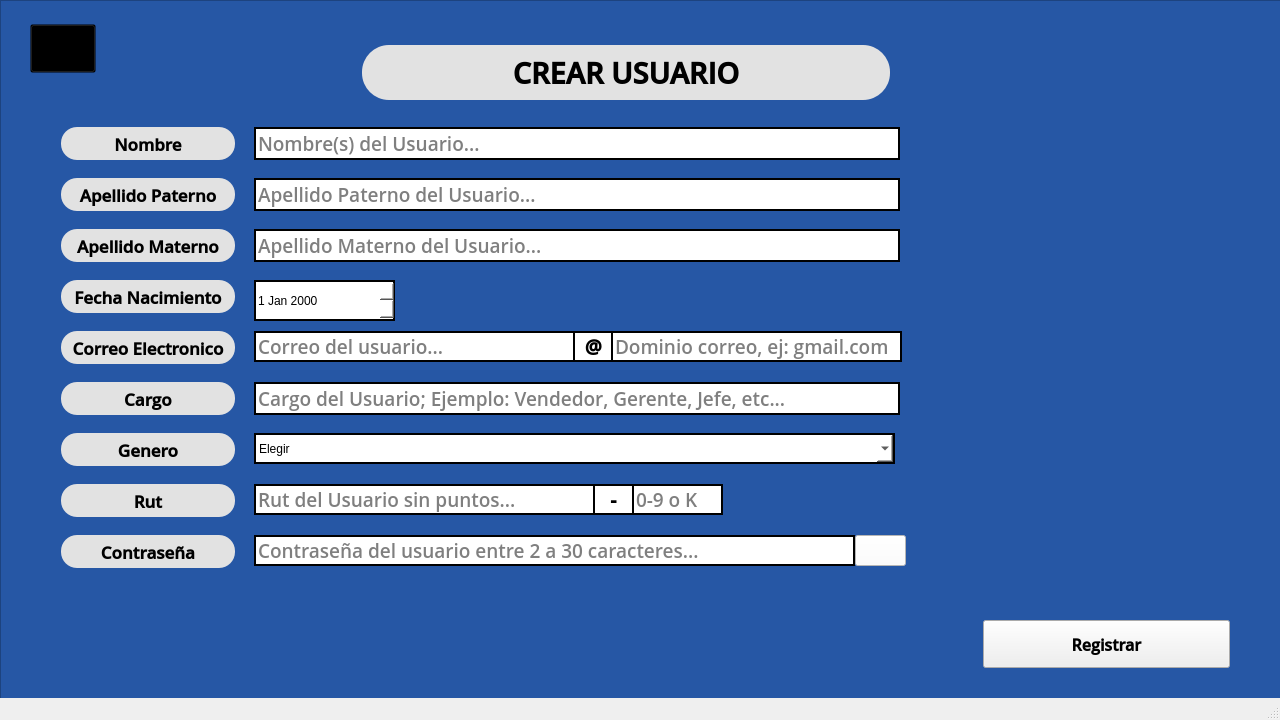
<?xml version="1.0" encoding="UTF-8"?>
<ui version="4.0">
 <class>MainWindow</class>
 <widget class="QMainWindow" name="MainWindow">
  <property name="geometry">
   <rect>
    <x>0</x>
    <y>0</y>
    <width>1280</width>
    <height>720</height>
   </rect>
  </property>
  <property name="minimumSize">
   <size>
    <width>1280</width>
    <height>720</height>
   </size>
  </property>
  <property name="maximumSize">
   <size>
    <width>1280</width>
    <height>720</height>
   </size>
  </property>
  <property name="windowTitle">
   <string>MainWindow</string>
  </property>
  <widget class="QWidget" name="centralwidget">
   <widget class="QFrame" name="frame">
    <property name="geometry">
     <rect>
      <x>0</x>
      <y>0</y>
      <width>1291</width>
      <height>701</height>
     </rect>
    </property>
    <property name="minimumSize">
     <size>
      <width>1291</width>
      <height>701</height>
     </size>
    </property>
    <property name="maximumSize">
     <size>
      <width>1291</width>
      <height>701</height>
     </size>
    </property>
    <property name="styleSheet">
     <string notr="true">background-color: rgb(38, 87, 165);</string>
    </property>
    <property name="frameShape">
     <enum>QFrame::StyledPanel</enum>
    </property>
    <property name="frameShadow">
     <enum>QFrame::Raised</enum>
    </property>
    <widget class="QLabel" name="label">
     <property name="geometry">
      <rect>
       <x>362</x>
       <y>45</y>
       <width>528</width>
       <height>55</height>
      </rect>
     </property>
     <property name="font">
      <font>
       <family>Open Sans Semibold</family>
       <pointsize>22</pointsize>
       <weight>75</weight>
       <bold>true</bold>
      </font>
     </property>
     <property name="styleSheet">
      <string notr="true">background-color: rgb(226, 226, 226);
border-radius: 27px;</string>
     </property>
     <property name="text">
      <string>CREAR USUARIO</string>
     </property>
     <property name="alignment">
      <set>Qt::AlignCenter</set>
     </property>
    </widget>
    <widget class="QPushButton" name="btnAtras">
     <property name="geometry">
      <rect>
       <x>30</x>
       <y>24</y>
       <width>66</width>
       <height>49</height>
      </rect>
     </property>
     <property name="cursor">
      <cursorShape>PointingHandCursor</cursorShape>
     </property>
     <property name="focusPolicy">
      <enum>Qt::StrongFocus</enum>
     </property>
     <property name="styleSheet">
      <string notr="true">background-color: rgba(0,0,0,0);</string>
     </property>
     <property name="text">
      <string/>
     </property>
    </widget>
    <widget class="QLabel" name="label_6">
     <property name="geometry">
      <rect>
       <x>30</x>
       <y>24</y>
       <width>66</width>
       <height>49</height>
      </rect>
     </property>
     <property name="font">
      <font>
       <family>Open Sans Semibold</family>
       <pointsize>22</pointsize>
       <weight>75</weight>
       <bold>true</bold>
      </font>
     </property>
     <property name="styleSheet">
      <string notr="true"/>
     </property>
     <property name="text">
      <string/>
     </property>
     <property name="pixmap">
      <pixmap>../imagenes/Logo Atras.png</pixmap>
     </property>
     <property name="alignment">
      <set>Qt::AlignCenter</set>
     </property>
    </widget>
    <widget class="QLabel" name="label_7">
     <property name="geometry">
      <rect>
       <x>61</x>
       <y>127</y>
       <width>174</width>
       <height>33</height>
      </rect>
     </property>
     <property name="font">
      <font>
       <family>Open Sans Semibold</family>
       <pointsize>13</pointsize>
       <weight>75</weight>
       <bold>true</bold>
      </font>
     </property>
     <property name="styleSheet">
      <string notr="true">background-color: rgb(226, 226, 226);
border-radius: 16px;</string>
     </property>
     <property name="text">
      <string>Nombre</string>
     </property>
     <property name="alignment">
      <set>Qt::AlignCenter</set>
     </property>
    </widget>
    <widget class="QLabel" name="label_8">
     <property name="geometry">
      <rect>
       <x>360</x>
       <y>130</y>
       <width>533</width>
       <height>503</height>
      </rect>
     </property>
     <property name="font">
      <font>
       <family>Open Sans Semibold</family>
       <pointsize>22</pointsize>
       <weight>75</weight>
       <bold>true</bold>
      </font>
     </property>
     <property name="styleSheet">
      <string notr="true"/>
     </property>
     <property name="text">
      <string/>
     </property>
     <property name="pixmap">
      <pixmap>../imagenes/Icono Fondo.png</pixmap>
     </property>
     <property name="alignment">
      <set>Qt::AlignCenter</set>
     </property>
    </widget>
    <widget class="QLineEdit" name="lineEdit">
     <property name="geometry">
      <rect>
       <x>254</x>
       <y>127</y>
       <width>646</width>
       <height>33</height>
      </rect>
     </property>
     <property name="font">
      <font>
       <family>Open Sans Semibold</family>
       <pointsize>14</pointsize>
      </font>
     </property>
     <property name="styleSheet">
      <string notr="true">border: 2px solid #000000;
background-color: rgb(255, 255, 255);</string>
     </property>
     <property name="text">
      <string/>
     </property>
     <property name="placeholderText">
      <string>Nombre(s) del Usuario...</string>
     </property>
    </widget>
    <widget class="QLabel" name="label_9">
     <property name="geometry">
      <rect>
       <x>61</x>
       <y>178</y>
       <width>174</width>
       <height>33</height>
      </rect>
     </property>
     <property name="font">
      <font>
       <family>Open Sans Semibold</family>
       <pointsize>13</pointsize>
       <weight>75</weight>
       <bold>true</bold>
      </font>
     </property>
     <property name="styleSheet">
      <string notr="true">background-color: rgb(226, 226, 226);
border-radius: 16px;</string>
     </property>
     <property name="text">
      <string>Apellido Paterno</string>
     </property>
     <property name="alignment">
      <set>Qt::AlignCenter</set>
     </property>
    </widget>
    <widget class="QLineEdit" name="lineEdit_2">
     <property name="geometry">
      <rect>
       <x>254</x>
       <y>178</y>
       <width>646</width>
       <height>33</height>
      </rect>
     </property>
     <property name="font">
      <font>
       <family>Open Sans Semibold</family>
       <pointsize>14</pointsize>
      </font>
     </property>
     <property name="styleSheet">
      <string notr="true">border: 2px solid #000000;
background-color: rgb(255, 255, 255);</string>
     </property>
     <property name="text">
      <string/>
     </property>
     <property name="placeholderText">
      <string>Apellido Paterno del Usuario...</string>
     </property>
    </widget>
    <widget class="QLabel" name="label_10">
     <property name="geometry">
      <rect>
       <x>61</x>
       <y>229</y>
       <width>174</width>
       <height>33</height>
      </rect>
     </property>
     <property name="font">
      <font>
       <family>Open Sans Semibold</family>
       <pointsize>13</pointsize>
       <weight>75</weight>
       <bold>true</bold>
      </font>
     </property>
     <property name="styleSheet">
      <string notr="true">background-color: rgb(226, 226, 226);
border-radius: 16px;</string>
     </property>
     <property name="text">
      <string>Apellido Materno</string>
     </property>
     <property name="alignment">
      <set>Qt::AlignCenter</set>
     </property>
    </widget>
    <widget class="QLabel" name="label_11">
     <property name="geometry">
      <rect>
       <x>61</x>
       <y>280</y>
       <width>174</width>
       <height>33</height>
      </rect>
     </property>
     <property name="font">
      <font>
       <family>Open Sans Semibold</family>
       <pointsize>13</pointsize>
       <weight>75</weight>
       <bold>true</bold>
      </font>
     </property>
     <property name="styleSheet">
      <string notr="true">background-color: rgb(226, 226, 226);
border-radius: 16px;</string>
     </property>
     <property name="text">
      <string>Fecha Nacimiento</string>
     </property>
     <property name="alignment">
      <set>Qt::AlignCenter</set>
     </property>
    </widget>
    <widget class="QLabel" name="label_12">
     <property name="geometry">
      <rect>
       <x>61</x>
       <y>331</y>
       <width>174</width>
       <height>33</height>
      </rect>
     </property>
     <property name="font">
      <font>
       <family>Open Sans Semibold</family>
       <pointsize>13</pointsize>
       <weight>75</weight>
       <bold>true</bold>
      </font>
     </property>
     <property name="styleSheet">
      <string notr="true">background-color: rgb(226, 226, 226);
border-radius: 16px;</string>
     </property>
     <property name="text">
      <string>Correo Electronico</string>
     </property>
     <property name="alignment">
      <set>Qt::AlignCenter</set>
     </property>
    </widget>
    <widget class="QLabel" name="label_13">
     <property name="geometry">
      <rect>
       <x>61</x>
       <y>382</y>
       <width>174</width>
       <height>33</height>
      </rect>
     </property>
     <property name="font">
      <font>
       <family>Open Sans Semibold</family>
       <pointsize>13</pointsize>
       <weight>75</weight>
       <bold>true</bold>
      </font>
     </property>
     <property name="styleSheet">
      <string notr="true">background-color: rgb(226, 226, 226);
border-radius: 16px;</string>
     </property>
     <property name="text">
      <string>Cargo</string>
     </property>
     <property name="alignment">
      <set>Qt::AlignCenter</set>
     </property>
    </widget>
    <widget class="QLabel" name="label_14">
     <property name="geometry">
      <rect>
       <x>61</x>
       <y>433</y>
       <width>174</width>
       <height>33</height>
      </rect>
     </property>
     <property name="font">
      <font>
       <family>Open Sans Semibold</family>
       <pointsize>13</pointsize>
       <weight>75</weight>
       <bold>true</bold>
      </font>
     </property>
     <property name="styleSheet">
      <string notr="true">background-color: rgb(226, 226, 226);
border-radius: 16px;</string>
     </property>
     <property name="text">
      <string>Genero</string>
     </property>
     <property name="alignment">
      <set>Qt::AlignCenter</set>
     </property>
    </widget>
    <widget class="QLabel" name="label_15">
     <property name="geometry">
      <rect>
       <x>61</x>
       <y>484</y>
       <width>174</width>
       <height>33</height>
      </rect>
     </property>
     <property name="font">
      <font>
       <family>Open Sans Semibold</family>
       <pointsize>13</pointsize>
       <weight>75</weight>
       <bold>true</bold>
      </font>
     </property>
     <property name="styleSheet">
      <string notr="true">background-color: rgb(226, 226, 226);
border-radius: 16px;</string>
     </property>
     <property name="text">
      <string>Rut</string>
     </property>
     <property name="alignment">
      <set>Qt::AlignCenter</set>
     </property>
    </widget>
    <widget class="QLabel" name="label_16">
     <property name="geometry">
      <rect>
       <x>61</x>
       <y>535</y>
       <width>174</width>
       <height>33</height>
      </rect>
     </property>
     <property name="font">
      <font>
       <family>Open Sans Semibold</family>
       <pointsize>13</pointsize>
       <weight>75</weight>
       <bold>true</bold>
      </font>
     </property>
     <property name="styleSheet">
      <string notr="true">background-color: rgb(226, 226, 226);
border-radius: 16px;</string>
     </property>
     <property name="text">
      <string>Contraseña</string>
     </property>
     <property name="alignment">
      <set>Qt::AlignCenter</set>
     </property>
    </widget>
    <widget class="QLineEdit" name="lineEdit_3">
     <property name="geometry">
      <rect>
       <x>254</x>
       <y>229</y>
       <width>646</width>
       <height>33</height>
      </rect>
     </property>
     <property name="font">
      <font>
       <family>Open Sans Semibold</family>
       <pointsize>14</pointsize>
      </font>
     </property>
     <property name="styleSheet">
      <string notr="true">border: 2px solid #000000;
background-color: rgb(255, 255, 255);</string>
     </property>
     <property name="text">
      <string/>
     </property>
     <property name="placeholderText">
      <string>Apellido Materno del Usuario...</string>
     </property>
    </widget>
    <widget class="QLineEdit" name="lineEdit_4">
     <property name="geometry">
      <rect>
       <x>254</x>
       <y>331</y>
       <width>321</width>
       <height>31</height>
      </rect>
     </property>
     <property name="font">
      <font>
       <family>Open Sans Semibold</family>
       <pointsize>14</pointsize>
      </font>
     </property>
     <property name="styleSheet">
      <string notr="true">border: 2px solid #000000;
background-color: rgb(255, 255, 255);</string>
     </property>
     <property name="text">
      <string/>
     </property>
     <property name="placeholderText">
      <string>Correo del usuario...</string>
     </property>
    </widget>
    <widget class="QLineEdit" name="lineEdit_5">
     <property name="geometry">
      <rect>
       <x>254</x>
       <y>382</y>
       <width>646</width>
       <height>33</height>
      </rect>
     </property>
     <property name="font">
      <font>
       <family>Open Sans Semibold</family>
       <pointsize>14</pointsize>
      </font>
     </property>
     <property name="styleSheet">
      <string notr="true">border: 2px solid #000000;
background-color: rgb(255, 255, 255);</string>
     </property>
     <property name="text">
      <string/>
     </property>
     <property name="placeholderText">
      <string>Cargo del Usuario; Ejemplo: Vendedor, Gerente, Jefe, etc...</string>
     </property>
    </widget>
    <widget class="QLineEdit" name="lineEdit_6">
     <property name="geometry">
      <rect>
       <x>254</x>
       <y>484</y>
       <width>341</width>
       <height>31</height>
      </rect>
     </property>
     <property name="font">
      <font>
       <family>Open Sans Semibold</family>
       <pointsize>14</pointsize>
      </font>
     </property>
     <property name="styleSheet">
      <string notr="true">border: 2px solid #000000;
background-color: rgb(255, 255, 255);</string>
     </property>
     <property name="text">
      <string/>
     </property>
     <property name="maxLength">
      <number>8</number>
     </property>
     <property name="placeholderText">
      <string>Rut del Usuario sin puntos...</string>
     </property>
    </widget>
    <widget class="QLineEdit" name="lineEdit_7">
     <property name="geometry">
      <rect>
       <x>254</x>
       <y>535</y>
       <width>601</width>
       <height>31</height>
      </rect>
     </property>
     <property name="font">
      <font>
       <family>Open Sans Semibold</family>
       <pointsize>14</pointsize>
      </font>
     </property>
     <property name="styleSheet">
      <string notr="true">border: 2px solid #000000;
background-color: rgb(255, 255, 255);</string>
     </property>
     <property name="text">
      <string/>
     </property>
     <property name="maxLength">
      <number>30</number>
     </property>
     <property name="echoMode">
      <enum>QLineEdit::Password</enum>
     </property>
     <property name="placeholderText">
      <string>Contraseña del usuario entre 2 a 30 caracteres...</string>
     </property>
    </widget>
    <widget class="QLabel" name="label_2">
     <property name="geometry">
      <rect>
       <x>573</x>
       <y>331</y>
       <width>41</width>
       <height>31</height>
      </rect>
     </property>
     <property name="font">
      <font>
       <family>Open Sans Semibold</family>
       <pointsize>14</pointsize>
       <weight>75</weight>
       <bold>true</bold>
      </font>
     </property>
     <property name="styleSheet">
      <string notr="true">border: 2px solid #000000;
background-color: rgb(255, 255, 255);</string>
     </property>
     <property name="text">
      <string>@</string>
     </property>
     <property name="alignment">
      <set>Qt::AlignCenter</set>
     </property>
    </widget>
    <widget class="QLineEdit" name="lineEdit_8">
     <property name="geometry">
      <rect>
       <x>611</x>
       <y>331</y>
       <width>291</width>
       <height>31</height>
      </rect>
     </property>
     <property name="font">
      <font>
       <family>Open Sans Semibold</family>
       <pointsize>14</pointsize>
      </font>
     </property>
     <property name="styleSheet">
      <string notr="true">border: 2px solid #000000;
background-color: rgb(255, 255, 255);</string>
     </property>
     <property name="text">
      <string/>
     </property>
     <property name="placeholderText">
      <string>Dominio correo, ej: gmail.com</string>
     </property>
    </widget>
    <widget class="QDateEdit" name="dateEdit">
     <property name="geometry">
      <rect>
       <x>254</x>
       <y>280</y>
       <width>141</width>
       <height>41</height>
      </rect>
     </property>
     <property name="styleSheet">
      <string notr="true">border: 2px solid #000000;
background-color: rgb(255, 255, 255);</string>
     </property>
    </widget>
    <widget class="QComboBox" name="comboBox">
     <property name="geometry">
      <rect>
       <x>254</x>
       <y>433</y>
       <width>641</width>
       <height>31</height>
      </rect>
     </property>
     <property name="styleSheet">
      <string notr="true">border: 2px solid #000000;
background-color: rgb(255, 255, 255);</string>
     </property>
     <item>
      <property name="text">
       <string>Elegir</string>
      </property>
      <property name="icon">
       <iconset>
        <normaloff>../imagenes/Elegir.png</normaloff>../imagenes/Elegir.png</iconset>
      </property>
     </item>
     <item>
      <property name="text">
       <string>Masculino</string>
      </property>
      <property name="icon">
       <iconset>
        <normaloff>../imagenes/Masculino.png</normaloff>../imagenes/Masculino.png</iconset>
      </property>
     </item>
     <item>
      <property name="text">
       <string>Femenino</string>
      </property>
      <property name="icon">
       <iconset>
        <normaloff>../imagenes/Femenino.png</normaloff>../imagenes/Femenino.png</iconset>
      </property>
     </item>
     <item>
      <property name="text">
       <string>Otro</string>
      </property>
      <property name="icon">
       <iconset>
        <normaloff>../imagenes/Otro.png</normaloff>../imagenes/Otro.png</iconset>
      </property>
     </item>
    </widget>
    <widget class="QLabel" name="label_3">
     <property name="geometry">
      <rect>
       <x>593</x>
       <y>484</y>
       <width>41</width>
       <height>31</height>
      </rect>
     </property>
     <property name="font">
      <font>
       <family>Open Sans Semibold</family>
       <pointsize>14</pointsize>
       <weight>75</weight>
       <bold>true</bold>
      </font>
     </property>
     <property name="styleSheet">
      <string notr="true">border: 2px solid #000000;
background-color: rgb(255, 255, 255);</string>
     </property>
     <property name="text">
      <string>-</string>
     </property>
     <property name="alignment">
      <set>Qt::AlignCenter</set>
     </property>
    </widget>
    <widget class="QLineEdit" name="lineEdit_9">
     <property name="geometry">
      <rect>
       <x>632</x>
       <y>484</y>
       <width>91</width>
       <height>31</height>
      </rect>
     </property>
     <property name="font">
      <font>
       <family>Open Sans Semibold</family>
       <pointsize>14</pointsize>
      </font>
     </property>
     <property name="styleSheet">
      <string notr="true">border: 2px solid #000000;
background-color: rgb(255, 255, 255);</string>
     </property>
     <property name="text">
      <string/>
     </property>
     <property name="maxLength">
      <number>1</number>
     </property>
     <property name="placeholderText">
      <string>0-9 o K</string>
     </property>
    </widget>
    <widget class="QPushButton" name="btnAtras_2">
     <property name="geometry">
      <rect>
       <x>855</x>
       <y>535</y>
       <width>51</width>
       <height>31</height>
      </rect>
     </property>
     <property name="cursor">
      <cursorShape>PointingHandCursor</cursorShape>
     </property>
     <property name="focusPolicy">
      <enum>Qt::StrongFocus</enum>
     </property>
     <property name="styleSheet">
      <string notr="true">background-color: rgba(255, 255, 255);</string>
     </property>
     <property name="text">
      <string/>
     </property>
     <property name="icon">
      <iconset>
       <normaloff>../imagenes/Mostrar.png</normaloff>
       <normalon>../imagenes/Esconder.png</normalon>../imagenes/Mostrar.png</iconset>
     </property>
     <property name="iconSize">
      <size>
       <width>37</width>
       <height>33</height>
      </size>
     </property>
    </widget>
    <zorder>label_8</zorder>
    <zorder>label_6</zorder>
    <zorder>label</zorder>
    <zorder>btnAtras</zorder>
    <zorder>label_7</zorder>
    <zorder>lineEdit</zorder>
    <zorder>label_9</zorder>
    <zorder>lineEdit_2</zorder>
    <zorder>label_10</zorder>
    <zorder>label_11</zorder>
    <zorder>label_12</zorder>
    <zorder>label_13</zorder>
    <zorder>label_14</zorder>
    <zorder>label_15</zorder>
    <zorder>label_16</zorder>
    <zorder>lineEdit_3</zorder>
    <zorder>lineEdit_4</zorder>
    <zorder>lineEdit_5</zorder>
    <zorder>lineEdit_6</zorder>
    <zorder>lineEdit_7</zorder>
    <zorder>label_2</zorder>
    <zorder>lineEdit_8</zorder>
    <zorder>dateEdit</zorder>
    <zorder>comboBox</zorder>
    <zorder>label_3</zorder>
    <zorder>lineEdit_9</zorder>
    <zorder>btnAtras_2</zorder>
   </widget>
   <widget class="QPushButton" name="pushButton">
    <property name="geometry">
     <rect>
      <x>983</x>
      <y>620</y>
      <width>247</width>
      <height>48</height>
     </rect>
    </property>
    <property name="font">
     <font>
      <family>Open Sans Semibold</family>
      <pointsize>12</pointsize>
      <weight>75</weight>
      <italic>false</italic>
      <bold>true</bold>
     </font>
    </property>
    <property name="cursor">
     <cursorShape>PointingHandCursor</cursorShape>
    </property>
    <property name="styleSheet">
     <string notr="true">border-color: rgb(0, 74, 173);</string>
    </property>
    <property name="text">
     <string>Registrar</string>
    </property>
   </widget>
  </widget>
  <widget class="QMenuBar" name="menubar">
   <property name="geometry">
    <rect>
     <x>0</x>
     <y>0</y>
     <width>1280</width>
     <height>21</height>
    </rect>
   </property>
  </widget>
  <widget class="QStatusBar" name="statusbar"/>
 </widget>
 <resources/>
 <connections/>
</ui>
